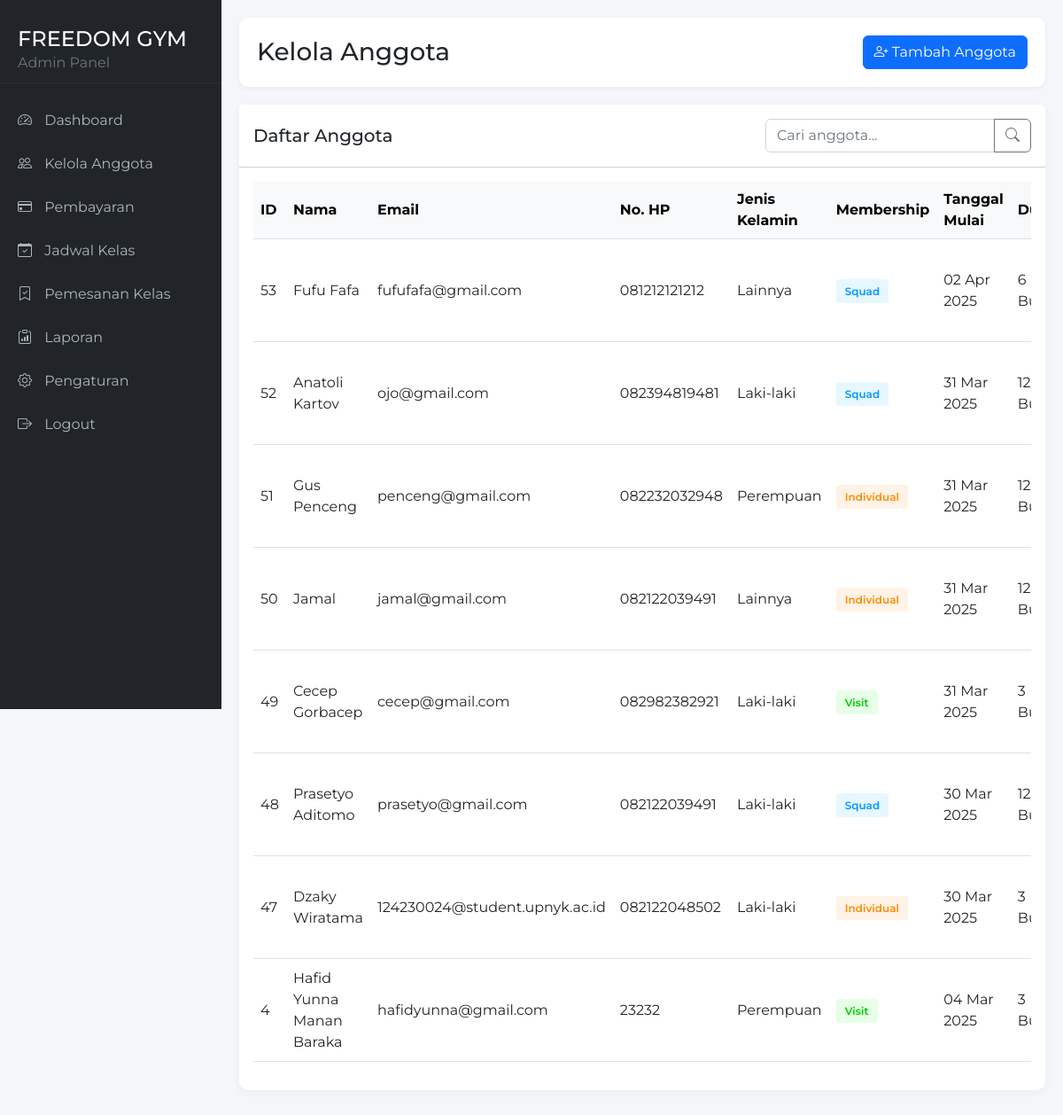
/admin-members.php (signed in), run on the app's committed database.
### tables this page shows
CREATE TABLE `membership` (
  `id` int(11) NOT NULL,
  `nama` varchar(255) NOT NULL,
  `nomorHP` varchar(20) NOT NULL,
  `email` varchar(100) NOT NULL,
  `alamat` text NOT NULL,
  `tanggalLahir` date NOT NULL,
  `jenisKelamin` enum('Laki-laki','Perempuan','Lainnya') NOT NULL,
  `jenisMembership` enum('Visit','Individual','Squad') NOT NULL,
  `tanggalMulai` date NOT NULL,
  `durasiMembership` enum('1 Bulan','3 Bulan','6 Bulan','12 Bulan') NOT NULL,
  `metodePembayaran` enum('Tunai','Transfer Bank','QRIS') NOT NULL,
  `fotoDiri` varchar(255) NOT NULL DEFAULT 'assets/img/default-profile.png',
  `catatanKesehatan` text DEFAULT NULL,
  `namaKontakDarurat` varchar(255) NOT NULL,
  `nomorKontakDarurat` varchar(20) NOT NULL,
  `persetujuan` tinyint(1) NOT NULL,
  `tanggalDaftar` timestamp NOT NULL DEFAULT current_timestamp(),
  `username` varchar(50) DEFAULT NULL,
  `password` varchar(255) DEFAULT NULL
);

### admin-members.php (the view, shortened to what this page needs)
<?php
$servername = "localhost";
$username = "root";
$password = "";
$dbname = "gym";
$conn = new mysqli($servername, $username, $password, $dbname);
$items_per_page = 10;
$page = isset($_GET['page']) ? max(1, intval($_GET['page'])) : 1;
$offset = ($page - 1) * $items_per_page;
$search_condition = '';
$sql = "SELECT id, nama, email, nomorHP, jenisKelamin, tanggalLahir, jenisMembership, tanggalMulai, durasiMembership, username FROM membership" .
       $search_condition .
       " ORDER BY id DESC LIMIT $offset, $items_per_page";
$result = $conn->query($sql);
?>
<!DOCTYPE html>
<html lang="en">
<head>
    <link href="https://cdn.jsdelivr.net/npm/bootstrap@5.2.3/dist/css/bootstrap.min.css" rel="stylesheet">
    <link href="https://cdn.jsdelivr.net/npm/bootstrap-icons@1.10.0/font/bootstrap-icons.css" rel="stylesheet">
</head>
<body>
    <div class="sidebar">
        <div class="sidebar-header">
            <h4 class="mb-0">FREEDOM GYM</h4>
            <p class="text-muted mb-0">Admin Panel</p>
        </div>
        <ul class="sidebar-menu">
    <li><a href="admin-dashboard.php"><i class="bi bi-speedometer2"></i> Dashboard</a></li>
    <li><a href="admin-members.php"><i class="bi bi-people"></i> Kelola Anggota</a></li>
    <li><a href="admin-payments.php"><i class="bi bi-credit-card"></i> Pembayaran</a></li>
    <li><a href="admin-classes.php"><i class="bi bi-calendar-check"></i> Jadwal Kelas</a></li>
    <li><a href="admin-bookings.php"><i class="bi bi-bookmark-check"></i> Pemesanan Kelas</a></li>
    <li><a href="admin-reports.php"><i class="bi bi-clipboard-data"></i> Laporan</a></li>
    <li><a href="admin-settings.php"><i class="bi bi-gear"></i> Pengaturan</a></li>
    <li><a href="logout-admin.php"><i class="bi bi-box-arrow-right"></i> Logout</a></li>
</ul>
    </div>
    <div class="content">
        <div class="page-header d-flex justify-content-between align-items-center">
            <h3 class="mb-0">Kelola Anggota</h3>
            <a href="admin-member-add.php" class="btn btn-primary">
                <i class="bi bi-person-plus"></i> Tambah Anggota
            </a>
        </div>
        <div class="card">
            <div class="card-header bg-white py-3">
                <div class="row align-items-center">
                    <div class="col-md-6">
                        <h5 class="mb-0">Daftar Anggota</h5>
                    </div>
                    <div class="col-md-6">
                        <form action="" method="GET" class="d-flex justify-content-end">
                            <div class="input-group search-bar">
                                <input type="text" class="form-control" placeholder="Cari anggota..." name="search" value="<?php echo isset($_GET['search']) ? htmlspecialchars($_GET['search']) : ''; ?>">
                                <button class="btn btn-outline-secondary" type="submit">
                                    <i class="bi bi-search"></i>
                                </button>
                            </div>
                        </form>
                    </div>
                </div>
            </div>
            <div class="card-body">
                <div class="table-responsive">
                    <table class="table table-hover">
                        <thead class="table-light">
                            <tr>
                                <th>ID</th>
                                <th>Nama</th>
                                <th>Email</th>
                                <th>No. HP</th>
                                <th>Jenis Kelamin</th>
                                <th>Membership</th>
                                <th>Tanggal Mulai</th>
                                <th>Durasi</th>
                            </tr>
                        </thead>
                        <tbody>
                            <?php if ($result->num_rows > 0): ?>
                                <?php while($row = $result->fetch_assoc()):
                                    $badge_class = '';
                                    switch (strtolower($row['jenisMembership'])) {
                                        case 'squad':
                                            $badge_class = 'badge-squad';
                                            break;
                                        case 'individual':
                                            $badge_class = 'badge-individual';
                                            break;
                                        case 'visit':
                                            $badge_class = 'badge-visit';
                                            break;
                                    }
                                ?>
                                    <tr>
                                        <td><?php echo $row['id']; ?></td>
                                        <td><?php echo htmlspecialchars($row['nama']); ?></td>
                                        <td><?php echo htmlspecialchars($row['email']); ?></td>
                                        <td><?php echo htmlspecialchars($row['nomorHP']); ?></td>
                                        <td><?php echo htmlspecialchars($row['jenisKelamin']); ?></td>
                                        <td>
                                            <span class="badge-membership <?php echo $badge_class; ?>">
                                                <?php echo htmlspecialchars($row['jenisMembership']); ?>
                                            </span>
                                        </td>
                                        <td><?php echo date('d M Y', strtotime($row['tanggalMulai'])); ?></td>
                                        <td><?php echo htmlspecialchars($row['durasiMembership']); ?></td>
                                    </tr>
                                <?php endwhile; ?>
                            <?php else: ?>
                                <tr>
                                    <td colspan="9" class="text-center py-4">Tidak ada data anggota</td>
                                </tr>
                            <?php endif; ?>
                        </tbody>
                    </table>
                </div>
            </div>
        </div>
    </div>
</body>
</html>

### admin-members.php (style rules this page uses)
body { font-family: 'Montserrat', sans-serif; background-color: #f4f6f9; min-height: 100vh; }
.sidebar { background-color: #212529; color: white; min-width: 250px; max-width: 250px; min-height: 100vh; padding-top: 20px; position: fixed; z-index: 100; }
.sidebar-header { padding: 10px 20px; border-bottom: 1px solid #2c3034; margin-bottom: 20px; }
.sidebar-menu { padding: 0; list-style: none; }
.sidebar-menu li { margin-bottom: 5px; }
.sidebar-menu a { color: #adb5bd; text-decoration: none; padding: 10px 20px; display: block; transition: all 0.3s; }
.sidebar-menu a i { margin-right: 10px; }
.content { margin-left: 250px; padding: 20px; }
.page-header { background-color: white; border-radius: 10px; padding: 20px; margin-bottom: 20px; box-shadow: 0 2px 5px rgba(0,0,0,0.05); }
.card { border: none; border-radius: 10px; box-shadow: 0 2px 10px rgba(0,0,0,0.05); margin-bottom: 20px; }
.table td, .table th { vertical-align: middle; }
.search-bar { max-width: 300px; }
.badge-membership { padding: 6px 10px; border-radius: 4px; font-weight: 600; font-size: 0.75rem; }
.badge-squad { background-color: #e6f7ff; color: #0099ff; }
.badge-individual { background-color: #fff2e6; color: #ff8c00; }
.badge-visit { background-color: #e6ffe6; color: #00cc00; }

### data on the page
membership: id "53", nama "Fufu Fafa", email "fufufafa@gmail.com", nomorHP "081212121212", jenisKelamin "Lainnya", jenisMembership "Squad", tanggalMulai "02 Apr 2025", durasiMembership "6…"
membership: id "52", nama "Anatoli Kartov", email "ojo@gmail.com", nomorHP "082394819481", jenisKelamin "Laki-laki", jenisMembership "Squad", tanggalMulai "31 Mar 2025", durasiMembership "12…"
membership: id "51", nama "Gus Penceng", email "penceng@gmail.com", nomorHP "082232032948", jenisKelamin "Perempuan", jenisMembership "Individual", tanggalMulai "31 Mar 2025", durasiMembership "12…"
membership: id "50", nama "Jamal", email "jamal@gmail.com", nomorHP "082122039491", jenisKelamin "Lainnya", jenisMembership "Individual", tanggalMulai "31 Mar 2025", durasiMembership "12…"
membership: id "49", nama "Cecep Gorbacep", email "cecep@gmail.com", nomorHP "082982382921", jenisKelamin "Laki-laki", jenisMembership "Visit", tanggalMulai "31 Mar 2025", durasiMembership "3…"
membership: id "48", nama "Prasetyo Aditomo", email "prasetyo@gmail.com", nomorHP "082122039491", jenisKelamin "Laki-laki", jenisMembership "Squad", tanggalMulai "30 Mar 2025", durasiMembership "12…"
membership: id "47", nama "Dzaky Wiratama", email "124230024@student.upnyk.ac.id", nomorHP "082122048502", jenisKelamin "Laki-laki", jenisMembership "Individual", tanggalMulai "30 Mar 2025", durasiMembership "3…"
membership: id "4", nama "Hafid Yunna Manan Baraka", email "hafidyunna@gmail.com", nomorHP "23232", jenisKelamin "Perempuan", jenisMembership "Visit", tanggalMulai "04 Mar 2025", durasiMembership "3…"
